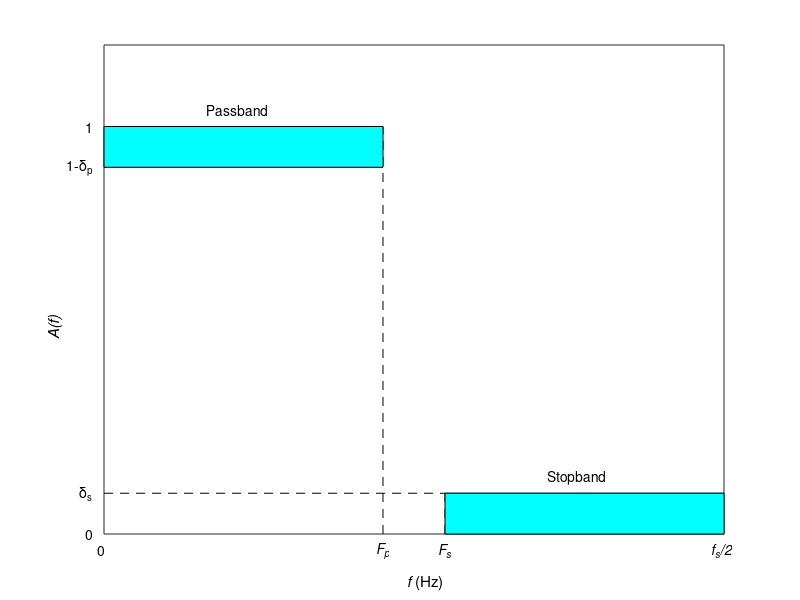

Recreate this plot in MATLAB. (Note: this script raises an error after producing the figure.)
function fig8_14

% Figure 8.14: Lowpass filter design specifications  

clc
clear
fprintf ('Figure 8.14: Lowpass filter desgin specifications\n\n')

% Draw lines

delta_p = 0.1;
delta_s = 0.1;
F_p = 0.45;
F_s = 0.55;
figure
plot ([0 F_p],[1 1],'k',[0 F_p],[1-delta_p 1-delta_p],'k')
axis ([0 1 0 1.2])
hold on
plot ([F_p F_p],[0 1],'--k')
plot ([0 F_s],[delta_s delta_s],'--k')
plot ([F_s F_s],[0 delta_s],'--k')
plot ([F_s 1],[delta_s delta_s],'k')
fill ([0 F_p F_p 0],[1-delta_p 1-delta_p 1 1],'c')
fill ([F_s 1 1 F_s],[0 0 delta_s delta_s],'c')

% Add labels

dx = 0.01;
dy = 0.04;
set (gca,'FontSize',11)
text (-0.03,1,'1')
text (-0.06,1-delta_p,'1-\delta_p')
text (-0.04,delta_s,'\delta_s')
text (-0.03,0,'0')
text (0-dx,-dy,'0')
text (F_p-dx,-dy,'\it{F_p}')
text (F_s-dx,-dy,'\it{F_s}')
text (1-2*dx,-dy,'\it{f_s/2}')
text (F_p/2-6*dx,1+dy,'Passband')
text ((F_s+ 1)/2-6*dx,delta_s+dy,'Stopband')
set (gca,'Xtick',[])
set (gca,'Ytick',[])
text (0.5-dx,-3*dy,'{\itf }(Hz)','FontSize',11)
text (-8*dx,0.5-dy/2,'\it{A(f)}','Rotation',90,'FontSize',11)
f_wait
